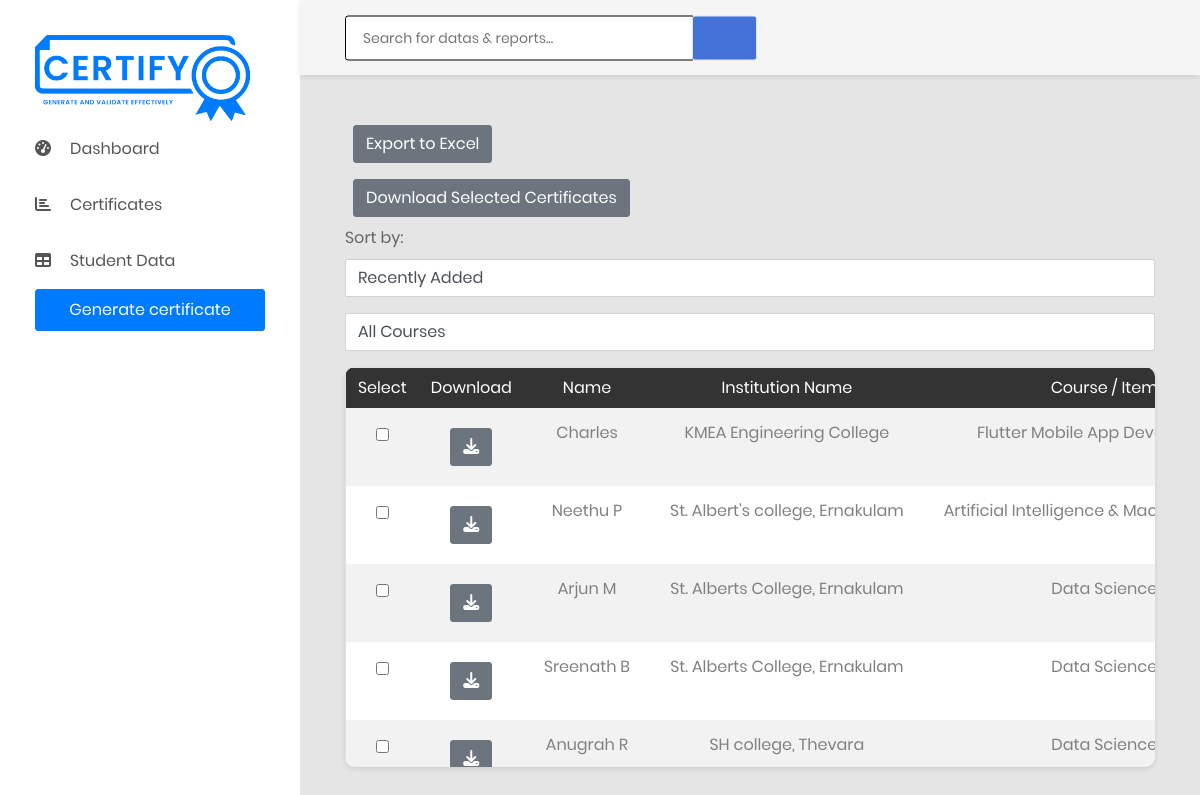
The app's page /certificate/display-student/ (signed in) with its own data.
### certificate_app/models.py (models this page shows, shortened)
class Student(models.Model):
    name = models.CharField(max_length=255, blank=True, default='')
    college_name = models.CharField(max_length=255, blank=True, default='')
    start_date = models.DateField(default=timezone.now)
    end_date = models.DateField(default=timezone.now)
    mentor_name = models.CharField(max_length=255, blank=True, default='')
    issued_date = models.DateField(default=timezone.now)
    certificate_type = models.ForeignKey(CertificateTypes, on_delete=models.CASCADE, related_name='students', null=True)
    course= models.ForeignKey(Course, on_delete=models.CASCADE, related_name='enrolled_students', null=True)
    created_at = models.DateTimeField( default=timezone.now)  # Add this field to store creation time
    certificate_number = models.CharField(max_length=20, null=True, blank=True)  # Changed field name to certificate_number

class Course(models.Model):
    course_name = models.CharField(max_length=100, null=True)
    def __str__(self):
        return self.course_name if self.course_name else ''

### certificate_app/views.py (the view)
# urls.py: path('display-student/', views.display_students, name='display_students'),
@login_required(login_url='login')
def display_students(request):
    students = Student.objects.all().order_by('-created_at')
    courses=Course.objects.all()
    certificate_types = CertificateTypes.objects.all()
    certificate_courses = {}
    for certificate_type_instance in certificate_types:
        certificate_type_pk = certificate_type_instance.pk
        current_courses = certificate_type_instance.courses.all()
        certificate_courses[certificate_type_pk] = current_courses
        for course_instance in current_courses:
            certificate_types_related_to_course = course_instance.certificate_types.all()
            for certificate_type_instance_related_to_course in certificate_types_related_to_course:
                certificate_type_pk_related_to_course = certificate_type_instance_related_to_course.pk
    current_year = datetime.now().strftime("%Y")
    for std in students:
        number = std.certificate_number
        current_year = datetime.now().strftime("%Y")
        certificate_number = f"SRC/{current_year}/{number}"
    print(certificate_number)
    context = {
        'students': students,
        'certificate_types': certificate_types,
        'courses': courses,
        'certificate_id_number': certificate_number,  # Include the certificate numbers in the context
    }
    return render(request, 'table.html', context)

### templates/table.html (shortened to what this page needs)
{% extends 'base.html' %}
{% load static %}
{% block body %}
<div class="main-content">
    <div class="section__content section__content--p30">
        <div class="container">
            <div class="row">
                <div class="col-lg-12 text-justify">
                </div>
                <div class="col-lg-12">
                    <button class="btn btn-secondary m-2"  onclick="exportToExcel()">Export to Excel</button>
                    <form action="{% url 'download_selected_certificates' %}" method="post" class="mb-3">
                        <button type="submit" class="btn btn-secondary m-2">Download Selected Certificates</button>
                        <div class="mb-3">
                            <label for="sort_order">Sort by:</label>
                            <select id="sort_order" class="form-control" onchange="sortStudents()">
                                <option value="recent">Recently Added</option>
                            </select>
                        </div>
                        <div class="mb-3">
                            <select id="courseDropdown" class="form-control" onchange="filterStudents()">
                                <option value="">All Courses</option>
                            </select>
                        </div>
                        <div class="table-responsive table--no-card m-b-30">
                            <table class="table table-borderless table-striped table-earning">
                                <thead>
                                    <tr>
                                        <th>Select</th>
                                        <th>Download</th>
                                        <th>Name</th>
                                        <th>Institution Name</th>
                                        <th>Course / Item</th>
                                    </tr>
                                </thead>
                                <tbody id="student_table_body">
                                    {% for student in students %}
                                        <tr>
                                            <td><input type="checkbox" name="selected_students" value="{{ student.id }}" class="m-2"></td>
                                            <td>
                                                <a href="{% url 'render_pdf' student.id %}"
                                                class="btn btn-secondary m-2"><i class="fas fa-download"></i>
                                            </a>
                                            </td>
                                            <td>{{ student.name }}</td>
                                            <td>{{ student.college_name }}</td>
                                            <td>{{ student.course }}</td>
                                        </tr>
                                    {% endfor %}
                                </tbody>
                            </table>
                        </div>
                    </form>
                </div>
            </div>
        </div>
    </div>
</div>
{% endblock %}

### templates/base.html (shortened to what this page needs)
{% load static %}
<!DOCTYPE html>
<html lang="en">
<head>
    {% load static %}
    <link href="{% static 'css/style.css' %}" rel="stylesheet" type="text/css" >
    <link href="https://cdn.jsdelivr.net/npm/bootstrap@5.3.3/dist/css/bootstrap.min.css" rel="stylesheet"
>
        <link rel="stylesheet" href="http://maxcdn.bootstrapcdn.com/font-awesome/6.5.1/css/font-awesome.min.css">
    <link href="{% static 'css/font-face.css' %}" rel="stylesheet" media="all">
    <link href="{% static 'vendor/font-awesome-4.7/css/font-awesome.min.css' %}" rel="stylesheet" media="all">
    <link href="{% static 'vendor/font-awesome-5/css/fontawesome-all.min.css' %}" rel="stylesheet" media="all">
    <link href="{% static 'vendor/mdi-font/css/material-design-iconic-font.min.css' %}" rel="stylesheet" media="all">
    <link href="{% static 'vendor/bootstrap-4.1/bootstrap.min.css' %}" rel="stylesheet" media="all">
    <link href="{% static 'vendor/animsition/animsition.min.css' %}" rel="stylesheet" media="all">
    <link href="{% static 'vendor/bootstrap-progressbar/bootstrap-progressbar-3.3.4.min.css' %}" rel="stylesheet" media="all">
    <link href="{% static 'vendor/wow/animate.css' %}" rel="stylesheet" media="all">
    <link href="{% static 'vendor/css-hamburgers/hamburgers.min.css' %}" rel="stylesheet" media="all">
    <link href="{% static 'vendor/slick/slick.css' %}" rel="stylesheet" media="all">
    <link href="{% static 'vendor/select2/select2.min.css' %}" rel="stylesheet" media="all">
    <link href="{% static 'vendor/perfect-scrollbar/perfect-scrollbar.css' %}" rel="stylesheet" media="all">
    <link href="{% static 'css/theme.css' %}" rel="stylesheet" media="all">
    </head>
    <body class="">
        <div class="page-wrapper">
            <aside class="menu-sidebar d-none d-lg-block">
                <div class="menu-sidebar__content js-scrollbar1">
                    <nav class="navbar-sidebar">
                        <a href="#">
                            <img src="{% static 'images/icon/certify_logo.png' %}" alt="Certify Logo" width="215" height="86"/>
                        </a>
                        <ul class="list-unstyled navbar__list">
                            <li class="has-sub nav_item">
                                <a class="nav-link" href="{% url 'index' %}">
                                    <i class="fas fa-tachometer-alt"></i>Dashboard</a>
                            </li>
                            <li class="nav_item">
                                <a href="{% url 'courses' %}" class="nav-link">
                                    <i class="fas fa-chart-bar"></i>Certificates</a>
                            </li>
                            <li class="nav_item">
                                <a href="{% url 'certificates_data' %}" class="nav-link">
                                    <i class="fas fa-table"></i>Student Data</a>
                            </li>
                            <li >
                                <a class="btn btn-primary p-2 dashboard-btn" href="{% url 'courses' %}">Generate certificate</a>
                            </li>
                        </ul>
                    </nav>
                </div>
            </aside>
            <div class="page-container">
                <header class="header-desktop">
                    <div class="section__content section__content--p30">
                        <div class="container-fluid">
                            <div class="header-wrap">
                                <form class="form-header" action="{% url 'search_students' %}" method="POST">
                                    <input class="au-input au-input--xl" type="text" name="search" placeholder="Search for datas &amp; reports..." />
                                    <button class="au-btn--submit" type="submit">
                                        <i class="zmdi zmdi-search"></i>
                                    </button>
                                </form>
                                <div class="header-button">
                                    <div class="account-wrap">
                                        <div class="account-item clearfix js-item-menu">
                                            <div class="content">
                                                <a class="js-acc-btn" href="#">{{username}}</a>
                                            </div>
                                        </div>
                                    </div>
                                </div>
                            </div>
                        </div>
                    </div>
                </header>
    {% block body %}
    {% endblock %}
</body>
</html>

### static/css/style.css (style rules this page uses)
input, textarea { border: 1px solid black !important; }
table, th, td { border: 1px solid #232324; margin:10px; }
table { width: 100%; }
thead { background-color: #060652; color: white; }
th { padding: 20px; }
tbody { background-color: #ffffff; text-align: center; }
.dashboard-btn { color: white !important; }
.table-responsive { height: 400px; overflow-y: visible; }
li { list-style: none; }

### records on screen
Student: name "Charles", college_name "KMEA Engineering College", course "Flutter Mobile App…"
Student: name "Neethu P", college_name "St. Albert's college, Ernakulam", course "Artificial Intelligence &…"
Student: name "Arjun M", college_name "St. Alberts College, Ernakulam", course "Data…"
Student: name "Sreenath B", college_name "St. Alberts College, Ernakulam", course "Data…"
Student: name "Anugrah R", college_name "SH college, Thevara", course "Data…"
